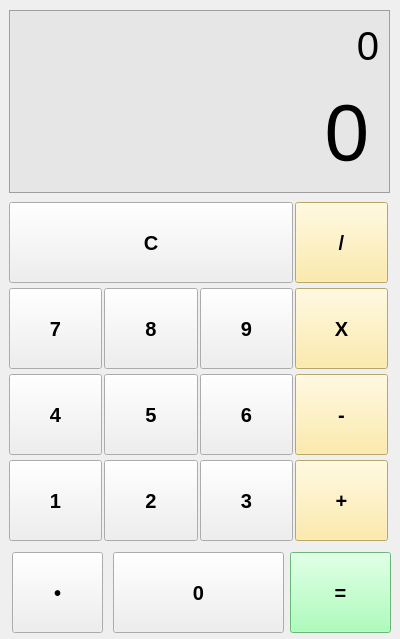
<?xml version="1.0" encoding="UTF-8"?>
<ui version="4.0">
 <class>MinhaCalculadora</class>
 <widget class="QWidget" name="MinhaCalculadora">
  <property name="geometry">
   <rect>
    <x>0</x>
    <y>0</y>
    <width>400</width>
    <height>639</height>
   </rect>
  </property>
  <property name="minimumSize">
   <size>
    <width>400</width>
    <height>639</height>
   </size>
  </property>
  <property name="maximumSize">
   <size>
    <width>400</width>
    <height>639</height>
   </size>
  </property>
  <property name="windowTitle">
   <string>Minha Caculadora</string>
  </property>
  <property name="windowIcon">
   <iconset resource="resource.qrc">
    <normaloff>:/newPrefix/icone.png</normaloff>:/newPrefix/icone.png</iconset>
  </property>
  <widget class="QPushButton" name="dividir">
   <property name="geometry">
    <rect>
     <x>295</x>
     <y>202</y>
     <width>93</width>
     <height>81</height>
    </rect>
   </property>
   <property name="styleSheet">
    <string notr="true">QPushButton#dividir {
background-color:rgb(255, 232, 147);
font-family: &quot;Oswald&quot;;
font-size: 20px;
font-weight: bold;
}</string>
   </property>
   <property name="text">
    <string>/</string>
   </property>
  </widget>
  <widget class="QPushButton" name="somar">
   <property name="geometry">
    <rect>
     <x>295</x>
     <y>460</y>
     <width>93</width>
     <height>81</height>
    </rect>
   </property>
   <property name="styleSheet">
    <string notr="true">QPushButton#somar {
background-color:rgb(255, 232, 147);
font-family: &quot;Oswald&quot;;
font-size: 20px;
font-weight: bold;
}</string>
   </property>
   <property name="text">
    <string>+</string>
   </property>
  </widget>
  <widget class="QPushButton" name="p4">
   <property name="geometry">
    <rect>
     <x>9</x>
     <y>374</y>
     <width>93</width>
     <height>81</height>
    </rect>
   </property>
   <property name="styleSheet">
    <string notr="true">QPushButton#p4 {
background-color:rgb(239, 239, 239);
font-family: &quot;Oswald&quot;;
font-size: 20px;
font-weight: bold;
}</string>
   </property>
   <property name="text">
    <string>4</string>
   </property>
  </widget>
  <widget class="QPushButton" name="p8">
   <property name="geometry">
    <rect>
     <x>104</x>
     <y>288</y>
     <width>94</width>
     <height>81</height>
    </rect>
   </property>
   <property name="styleSheet">
    <string notr="true">QPushButton#p8 {
background-color:rgb(239, 239, 239);
font-family: &quot;Oswald&quot;;
font-size: 20px;
font-weight: bold;
}</string>
   </property>
   <property name="text">
    <string>8</string>
   </property>
  </widget>
  <widget class="QPushButton" name="p5">
   <property name="geometry">
    <rect>
     <x>104</x>
     <y>374</y>
     <width>94</width>
     <height>81</height>
    </rect>
   </property>
   <property name="styleSheet">
    <string notr="true">QPushButton#p5 {
background-color:rgb(239, 239, 239);
font-family: &quot;Oswald&quot;;
font-size: 20px;
font-weight: bold;
}</string>
   </property>
   <property name="text">
    <string>5</string>
   </property>
  </widget>
  <widget class="QLabel" name="visor">
   <property name="geometry">
    <rect>
     <x>9</x>
     <y>72</y>
     <width>381</width>
     <height>121</height>
    </rect>
   </property>
   <property name="layoutDirection">
    <enum>Qt::LeftToRight</enum>
   </property>
   <property name="styleSheet">
    <string notr="true">QLabel#visor {
font-size: 80px;
background-color: rgb(230, 230, 230);
border: 1px solid rgb(158, 158, 158);
}</string>
   </property>
   <property name="text">
    <string>0</string>
   </property>
   <property name="alignment">
    <set>Qt::AlignRight|Qt::AlignTrailing|Qt::AlignVCenter</set>
   </property>
   <property name="indent">
    <number>-1</number>
   </property>
  </widget>
  <widget class="QPushButton" name="subtrair">
   <property name="geometry">
    <rect>
     <x>295</x>
     <y>374</y>
     <width>93</width>
     <height>81</height>
    </rect>
   </property>
   <property name="styleSheet">
    <string notr="true">QPushButton#subtrair {
background-color:rgb(255, 232, 147);
font-family: &quot;Oswald&quot;;
font-size: 20px;
font-weight: bold;
}</string>
   </property>
   <property name="text">
    <string>-</string>
   </property>
  </widget>
  <widget class="QPushButton" name="clear">
   <property name="enabled">
    <bool>true</bool>
   </property>
   <property name="geometry">
    <rect>
     <x>9</x>
     <y>202</y>
     <width>284</width>
     <height>81</height>
    </rect>
   </property>
   <property name="maximumSize">
    <size>
     <width>16777215</width>
     <height>16777215</height>
    </size>
   </property>
   <property name="focusPolicy">
    <enum>Qt::NoFocus</enum>
   </property>
   <property name="autoFillBackground">
    <bool>false</bool>
   </property>
   <property name="styleSheet">
    <string notr="true">QPushButton#clear {
background-color:rgb(239, 239, 239);
font-family: &quot;Oswald&quot;;
font-size: 20px;
font-weight: bold;
}</string>
   </property>
   <property name="text">
    <string>C</string>
   </property>
  </widget>
  <widget class="QPushButton" name="p9">
   <property name="geometry">
    <rect>
     <x>200</x>
     <y>288</y>
     <width>93</width>
     <height>81</height>
    </rect>
   </property>
   <property name="styleSheet">
    <string notr="true">QPushButton#p9 {
background-color:rgb(239, 239, 239);
font-family: &quot;Oswald&quot;;
font-size: 20px;
font-weight: bold;
}</string>
   </property>
   <property name="text">
    <string>9</string>
   </property>
  </widget>
  <widget class="QPushButton" name="p3">
   <property name="geometry">
    <rect>
     <x>200</x>
     <y>460</y>
     <width>93</width>
     <height>81</height>
    </rect>
   </property>
   <property name="styleSheet">
    <string notr="true">QPushButton#p3 {
background-color:rgb(239, 239, 239);
font-family: &quot;Oswald&quot;;
font-size: 20px;
font-weight: bold;
}</string>
   </property>
   <property name="text">
    <string>3</string>
   </property>
  </widget>
  <widget class="QPushButton" name="p7">
   <property name="geometry">
    <rect>
     <x>9</x>
     <y>288</y>
     <width>93</width>
     <height>81</height>
    </rect>
   </property>
   <property name="styleSheet">
    <string notr="true">QPushButton#p7 {
background-color:rgb(239, 239, 239);
font-family: &quot;Oswald&quot;;
font-size: 20px;
font-weight: bold;
}</string>
   </property>
   <property name="text">
    <string>7</string>
   </property>
  </widget>
  <widget class="QPushButton" name="multiplicar">
   <property name="geometry">
    <rect>
     <x>295</x>
     <y>288</y>
     <width>93</width>
     <height>81</height>
    </rect>
   </property>
   <property name="styleSheet">
    <string notr="true">QPushButton#multiplicar {
background-color:rgb(255, 232, 147);
font-family: &quot;Oswald&quot;;
font-size: 20px;
font-weight: bold;
}</string>
   </property>
   <property name="text">
    <string>X</string>
   </property>
  </widget>
  <widget class="QPushButton" name="p0">
   <property name="geometry">
    <rect>
     <x>113</x>
     <y>552</y>
     <width>171</width>
     <height>81</height>
    </rect>
   </property>
   <property name="styleSheet">
    <string notr="true">QPushButton#p0 {
background-color:rgb(239, 239, 239);
font-family: &quot;Oswald&quot;;
font-size: 20px;
font-weight: bold;
}</string>
   </property>
   <property name="text">
    <string>0</string>
   </property>
  </widget>
  <widget class="QPushButton" name="p6">
   <property name="geometry">
    <rect>
     <x>200</x>
     <y>374</y>
     <width>93</width>
     <height>81</height>
    </rect>
   </property>
   <property name="styleSheet">
    <string notr="true">QPushButton#p6 {
background-color:rgb(239, 239, 239);
font-family: &quot;Oswald&quot;;
font-size: 20px;
font-weight: bold;
}</string>
   </property>
   <property name="text">
    <string>6</string>
   </property>
  </widget>
  <widget class="QPushButton" name="igual">
   <property name="geometry">
    <rect>
     <x>290</x>
     <y>552</y>
     <width>101</width>
     <height>81</height>
    </rect>
   </property>
   <property name="styleSheet">
    <string notr="true">QPushButton#igual {
background-color:rgb(148, 255, 169);
font-family: &quot;Oswald&quot;;
font-size: 20px;
font-weight: bold;
}</string>
   </property>
   <property name="text">
    <string>=</string>
   </property>
  </widget>
  <widget class="QPushButton" name="p2">
   <property name="geometry">
    <rect>
     <x>104</x>
     <y>460</y>
     <width>94</width>
     <height>81</height>
    </rect>
   </property>
   <property name="styleSheet">
    <string notr="true">QPushButton#p2 {
background-color:rgb(239, 239, 239);
font-family: &quot;Oswald&quot;;
font-size: 20px;
font-weight: bold;
}</string>
   </property>
   <property name="text">
    <string>2</string>
   </property>
  </widget>
  <widget class="QPushButton" name="p1">
   <property name="geometry">
    <rect>
     <x>9</x>
     <y>460</y>
     <width>93</width>
     <height>81</height>
    </rect>
   </property>
   <property name="styleSheet">
    <string notr="true">QPushButton#p1 {
background-color:rgb(239, 239, 239);
font-family: &quot;Oswald&quot;;
font-size: 20px;
font-weight: bold;
}</string>
   </property>
   <property name="text">
    <string>1</string>
   </property>
  </widget>
  <widget class="QPushButton" name="ponto">
   <property name="geometry">
    <rect>
     <x>12</x>
     <y>552</y>
     <width>91</width>
     <height>81</height>
    </rect>
   </property>
   <property name="styleSheet">
    <string notr="true">QPushButton#ponto {
background-color:rgb(239, 239, 239);
font-family: &quot;Oswald&quot;;
font-size: 20px;
font-weight: bold;
}</string>
   </property>
   <property name="text">
    <string>•</string>
   </property>
  </widget>
  <widget class="QLabel" name="visor_2">
   <property name="geometry">
    <rect>
     <x>9</x>
     <y>10</y>
     <width>381</width>
     <height>71</height>
    </rect>
   </property>
   <property name="layoutDirection">
    <enum>Qt::LeftToRight</enum>
   </property>
   <property name="styleSheet">
    <string notr="true">QLabel#visor_2 {
font-size: 40px;
background-color: rgb(230, 230, 230);
border: 1px solid rgb(158, 158, 158);
border-bottom: none;
}</string>
   </property>
   <property name="text">
    <string>0</string>
   </property>
   <property name="alignment">
    <set>Qt::AlignRight|Qt::AlignTrailing|Qt::AlignVCenter</set>
   </property>
   <property name="indent">
    <number>-1</number>
   </property>
  </widget>
  <zorder>dividir</zorder>
  <zorder>somar</zorder>
  <zorder>p4</zorder>
  <zorder>p8</zorder>
  <zorder>p5</zorder>
  <zorder>subtrair</zorder>
  <zorder>clear</zorder>
  <zorder>p9</zorder>
  <zorder>p3</zorder>
  <zorder>p7</zorder>
  <zorder>multiplicar</zorder>
  <zorder>p0</zorder>
  <zorder>p6</zorder>
  <zorder>igual</zorder>
  <zorder>p2</zorder>
  <zorder>p1</zorder>
  <zorder>ponto</zorder>
  <zorder>visor</zorder>
  <zorder>visor_2</zorder>
 </widget>
 <resources>
  <include location="resource.qrc"/>
 </resources>
 <connections/>
</ui>
